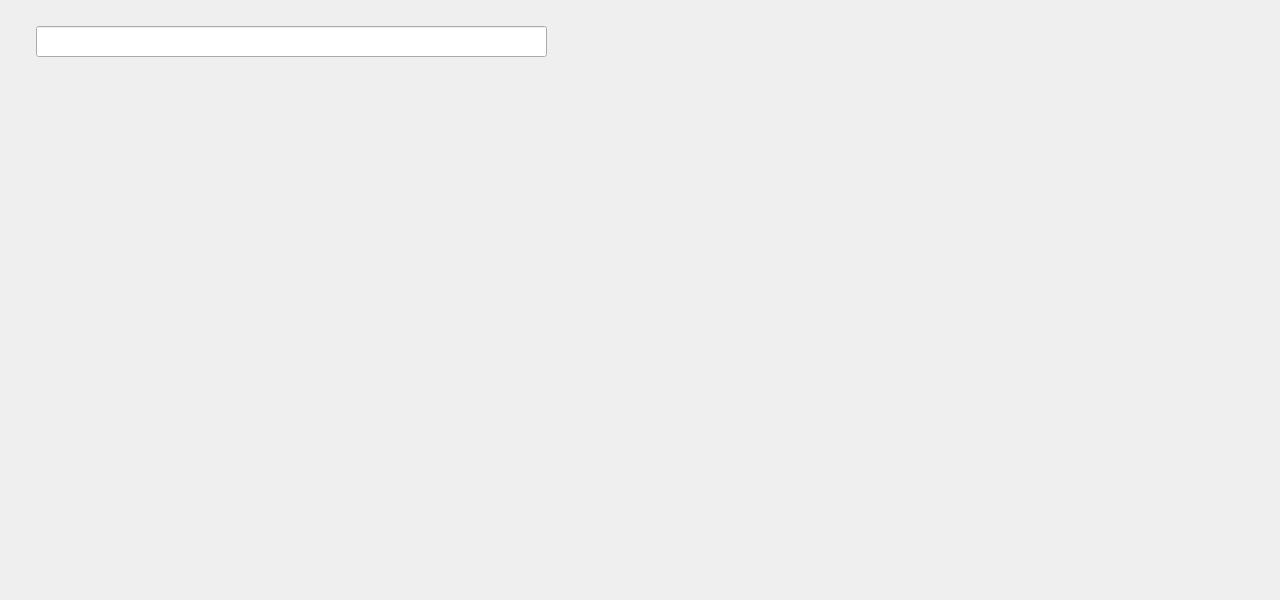
<?xml version="1.0" encoding="UTF-8"?>
<ui version="4.0">
 <class>test</class>
 <widget class="QMainWindow" name="test">
  <property name="geometry">
   <rect>
    <x>0</x>
    <y>0</y>
    <width>1280</width>
    <height>600</height>
   </rect>
  </property>
  <property name="minimumSize">
   <size>
    <width>1280</width>
    <height>600</height>
   </size>
  </property>
  <property name="maximumSize">
   <size>
    <width>1280</width>
    <height>600</height>
   </size>
  </property>
  <property name="windowTitle">
   <string>MainWindow</string>
  </property>
  <widget class="QWidget" name="centralwidget">
   <widget class="QLabel" name="label">
    <property name="geometry">
     <rect>
      <x>0</x>
      <y>0</y>
      <width>1280</width>
      <height>600</height>
     </rect>
    </property>
    <property name="minimumSize">
     <size>
      <width>1280</width>
      <height>600</height>
     </size>
    </property>
    <property name="maximumSize">
     <size>
      <width>1280</width>
      <height>600</height>
     </size>
    </property>
    <property name="styleSheet">
     <string notr="true">background-image: url(:/new/prefix1/pictures/bg1.jpg);</string>
    </property>
    <property name="text">
     <string/>
    </property>
   </widget>
   <widget class="QLabel" name="label_2">
    <property name="geometry">
     <rect>
      <x>38</x>
      <y>70</y>
      <width>620</width>
      <height>501</height>
     </rect>
    </property>
    <property name="font">
     <font>
      <pointsize>70</pointsize>
     </font>
    </property>
    <property name="styleSheet">
     <string notr="true"/>
    </property>
    <property name="text">
     <string/>
    </property>
    <property name="scaledContents">
     <bool>true</bool>
    </property>
    <property name="alignment">
     <set>Qt::AlignCenter</set>
    </property>
   </widget>
   <widget class="QLineEdit" name="lineEdit">
    <property name="geometry">
     <rect>
      <x>36</x>
      <y>26</y>
      <width>511</width>
      <height>31</height>
     </rect>
    </property>
    <property name="font">
     <font>
      <pointsize>15</pointsize>
      <weight>75</weight>
      <bold>true</bold>
     </font>
    </property>
   </widget>
   <widget class="QLabel" name="label_3">
    <property name="geometry">
     <rect>
      <x>860</x>
      <y>40</y>
      <width>561</width>
      <height>241</height>
     </rect>
    </property>
    <property name="font">
     <font>
      <pointsize>70</pointsize>
     </font>
    </property>
    <property name="styleSheet">
     <string notr="true"/>
    </property>
    <property name="text">
     <string/>
    </property>
   </widget>
   <widget class="QLabel" name="label_4">
    <property name="geometry">
     <rect>
      <x>700</x>
      <y>330</y>
      <width>481</width>
      <height>111</height>
     </rect>
    </property>
    <property name="font">
     <font>
      <family>微软雅黑 Light</family>
      <pointsize>48</pointsize>
     </font>
    </property>
    <property name="styleSheet">
     <string notr="true">color: rgb(255, 255, 255);</string>
    </property>
    <property name="text">
     <string/>
    </property>
    <property name="alignment">
     <set>Qt::AlignCenter</set>
    </property>
   </widget>
   <widget class="LogoLabel" name="label_5">
    <property name="geometry">
     <rect>
      <x>1190</x>
      <y>510</y>
      <width>80</width>
      <height>80</height>
     </rect>
    </property>
    <property name="text">
     <string/>
    </property>
   </widget>
   <widget class="LogoLabel" name="label_6">
    <property name="geometry">
     <rect>
      <x>562</x>
      <y>27</y>
      <width>101</width>
      <height>31</height>
     </rect>
    </property>
    <property name="text">
     <string/>
    </property>
   </widget>
  </widget>
 </widget>
 <customwidgets>
  <customwidget>
   <class>LogoLabel</class>
   <extends>QLabel</extends>
   <header location="global">logolabel.h</header>
  </customwidget>
 </customwidgets>
 <resources/>
 <connections/>
</ui>
